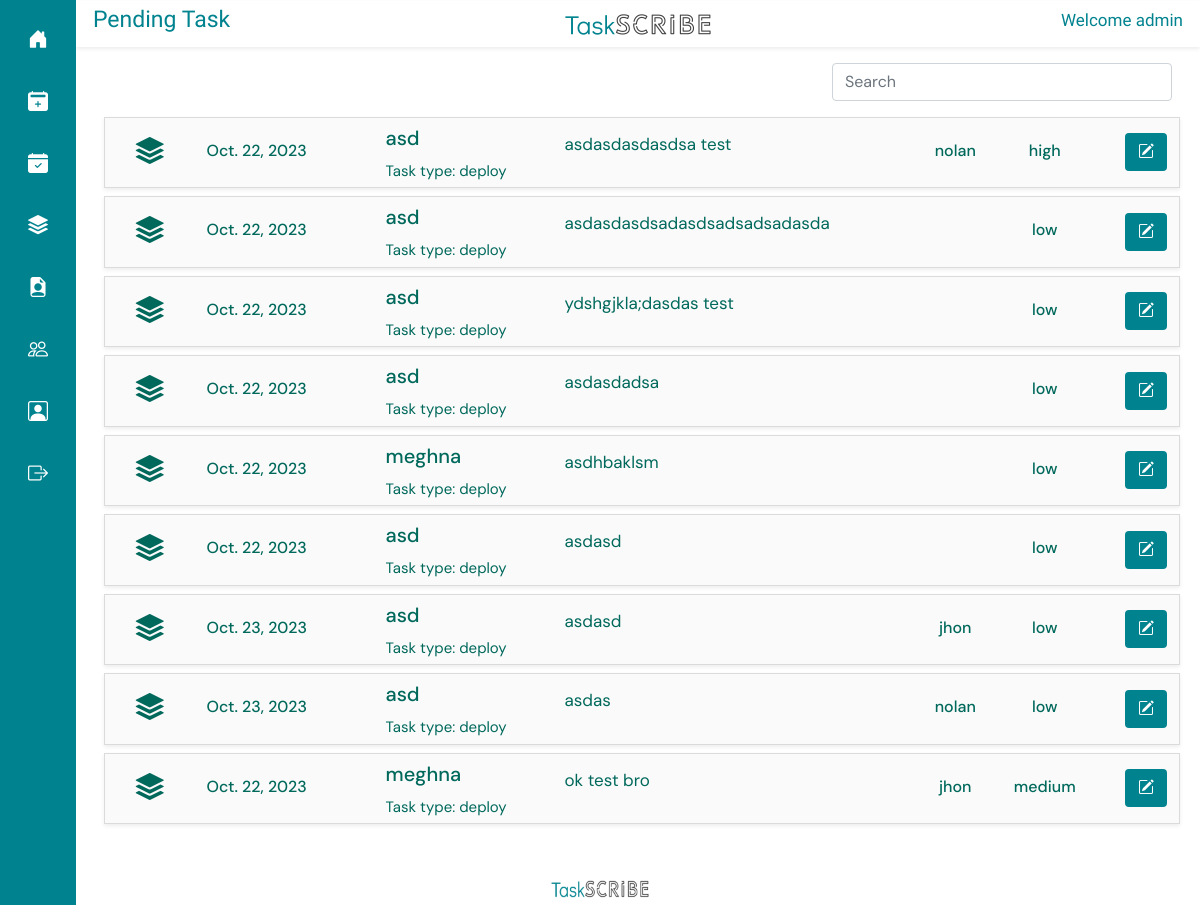
The page /pending-task/ (signed in) on the database as committed earlier.
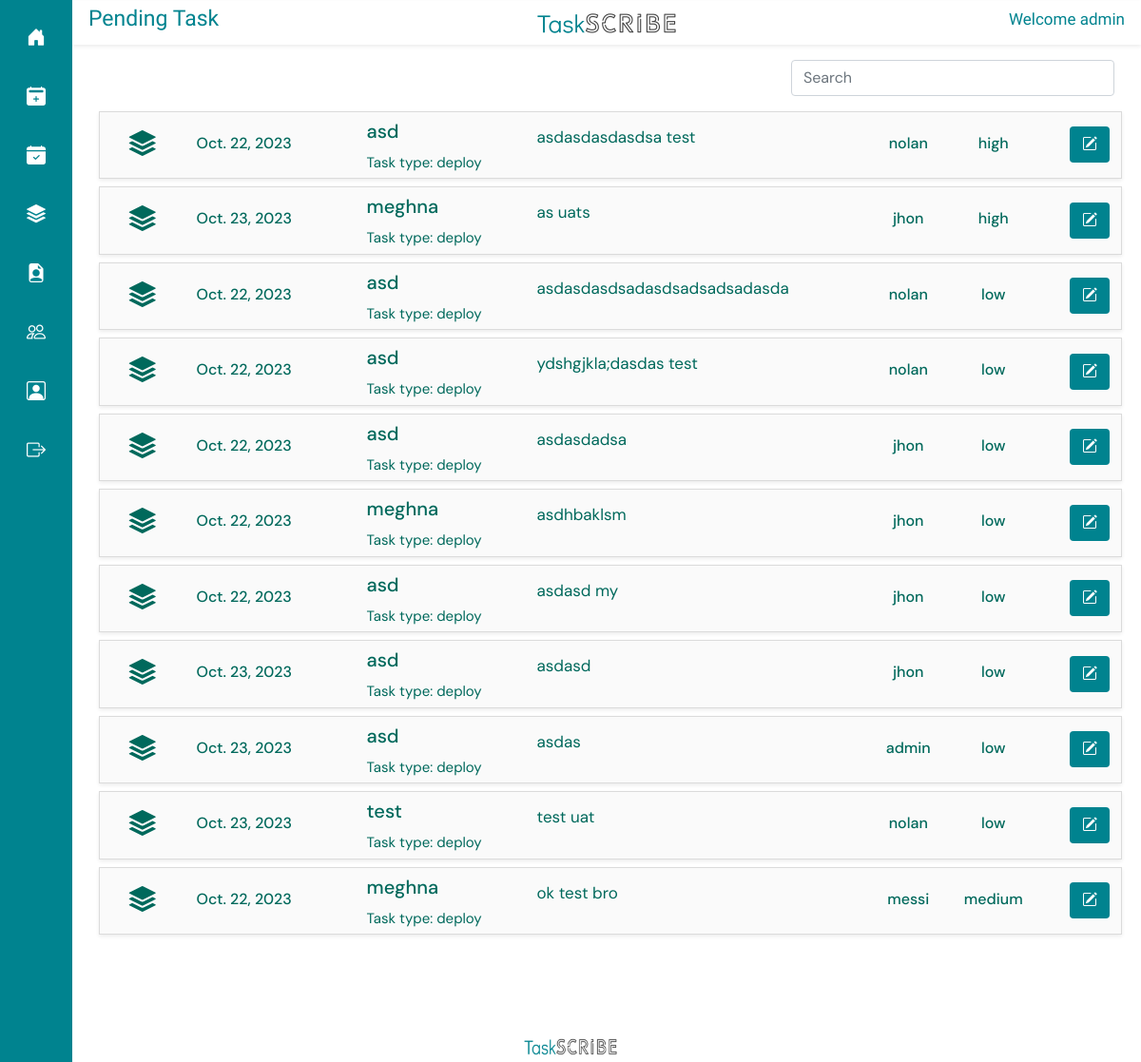
The same page on the database as committed later.
### taskapp/models.py (models this page shows, shortened)
class Task(models.Model):
    name = models.CharField(max_length=500,)
    user = models.ForeignKey(CustomUser, on_delete=models.PROTECT)
    assigned_user = models.ForeignKey(CustomUser, on_delete=models.PROTECT, related_name='assigned_user')
    type = models.ForeignKey(Type, on_delete=models.CASCADE)
    client = models.ForeignKey(Client, on_delete=models.PROTECT)
    date = models.DateField()
    priority = models.CharField(max_length=6, choices=PRIORITY, default='low', null=True)
    created_at = models.DateField(auto_now_add=True, null=True)
    status = models.CharField(max_length=1, choices=STATUS, default='0')
    time = models.FloatField()

class Client(models.Model):
    name = models.CharField(max_length=100)
    description = models.TextField(max_length=500, null=True)
    file = models.FileField(upload_to='documetns/')
    original_filename = models.CharField(max_length=255)
    uploaded_at = models.DateTimeField(auto_now_add=True)

class Type(models.Model):
    name = models.CharField(max_length=100)
    def __str__(self) -> str:
        return self.name

class CustomUser(AbstractUser):
    ROLE_CHOICES = (
        ('admin', 'Admin'),
        ('general', 'General'),
    )
    role = models.CharField(max_length=10, choices=ROLE_CHOICES, default='general')
    def __str__(self):
        return self.username

### taskapp/views.py (the view)
# urls.py: path('pending-task/', pending_task, name="pending_task"),
@login_required(login_url="/login/")
def pending_task(request):
    users = CustomUser.objects.all()
    if request.user.is_superuser:
        pending_tasks = Task.objects.filter(status="0").order_by('priority')
    else:
        userall = CustomUser.objects.get(id=request.user.id)
        pending_tasks = Task.objects.filter(assigned_user=userall, status="0").order_by('priority')
    return render(request, "pending.html", {
        "pending_tasks" : pending_tasks , "users" : users
    })

### templates/pending.html (shortened to what this page needs)
{% extends 'base.html' %}
{% load static %}
{% block titlecontent %}
<div class="row shadow-sm align-items-center" style=" margin-top: 1px; padding: 5px;  color: #00838f;">
  <div class="col">
    <h2 style="font-family: Didact Gothic; text-align: left; font-size: 23px;">Pending Task</h2>
  </div>
  <div class="col align-items-center text-center">
    <img src="{% static 'img/logof.png' %}" width="150px" height="25px" alt="">
  </div>
  <div class="col align-items-center" >
      <h2  style="font-family: Didact Gothic; text-align: right; font-size: 17px;">Welcome {{ user.username }}</h2>
  </div>
</div>
{% endblock %}
{% block content %}
<div class="row mt-3 m-1">
  <div class="col-8">
  </div>
  <div class="col-4">
    <input class="form-control" type="text" id="searchInput" placeholder="Search">
</div>
</div>
<div class="container-fluid " style=" border-radius: 0; height: 100vh; overflow-y: auto; padding-bottom: 3vh;" id="cardList">
  <div class="row  mt-2">
    {% for task in pending_tasks %}
    <div class=" card m-1 py-1 shadow-sm" style="background-color: #FAFAFA; border-radius: 0;">
      <div class="row align-items-center" style="text-align: center;">
        <div class="col-12 col-md-1">
          <i class="bi bi-stack fs-3"></i>
        </div>
        <div class="col-12 col-md-2" style="text-align: left;">
          <h6 class="pt-1 text-primary-d1 letter-spacing">
            {{task.created_at}}
          </h6>
        </div>
        <div class="col-12 col-md-2" style="text-align: left;">
          <h5 class="pt-1">
            {{task.client.name}}
          </h5>
            <span style="font-size: 15px;">
              Task type: {{ task.type }}
            </span>
        </div>
        <div class="col-12 col-md-4 " style="text-align: left;">
              <p style="  text-align: justify;
              white-space: nowrap;
              max-width: 40ch;
              text-overflow: ellipsis;
              overflow-x: hidden;">{{task.name}}</p>
        </div>
        <div class="col-12 col-md-1" style="text-align: center;">
          <h6 class="pt-1 ">
            {{task.assigned_user}}
          </h6>
        </div>
        <div class="col-12 col-md-1" style="text-align: center;">
          <h6 class="pt-1 text-primary-d1 letter-spacing">
            {{task.priority}}
          </h6>
        </div>
        <div class="col-12 col-md-1 " style="text-align: right;">
          <button type="button" class="btn btn-floating edit-task" data-bs-toggle="modal"
            data-bs-target="#exampleModal" data-task-id="{{ task.id }}"
            style="background-color: #00838f; color: #fff;"><i class="bi bi-pencil-square"></i></button>
        </div>
      </div>
    </div>
    {% endfor %}
  </div>
</div>
{% endblock%}

Rows that differ between the two databases and show on the page:
added Task: created_at "Oct. 23, 2023", client.name "meghna", type "deploy", name "as uats", assigned_user "jhon", priority "high"
changed Task "asdasdasdsadasdsadsadsadasda": assigned_user (not shown) → "nolan"
changed Task "ydshgjkla;dasdas test": assigned_user (not shown) → "nolan"
changed Task "asdasdadsa": assigned_user (not shown) → "jhon"
changed Task "asdhbaklsm": assigned_user (not shown) → "jhon"
changed Task: name "asdasd" → "asdasd my"; assigned_user (not shown) → "jhon"
changed Task "asdas": assigned_user "nolan" → "admin"
added Task: created_at "Oct. 23, 2023", client.name "test", type "deploy", name "test uat", assigned_user "nolan", priority "low"
changed Task "ok test bro": assigned_user "jhon" → "messi"
